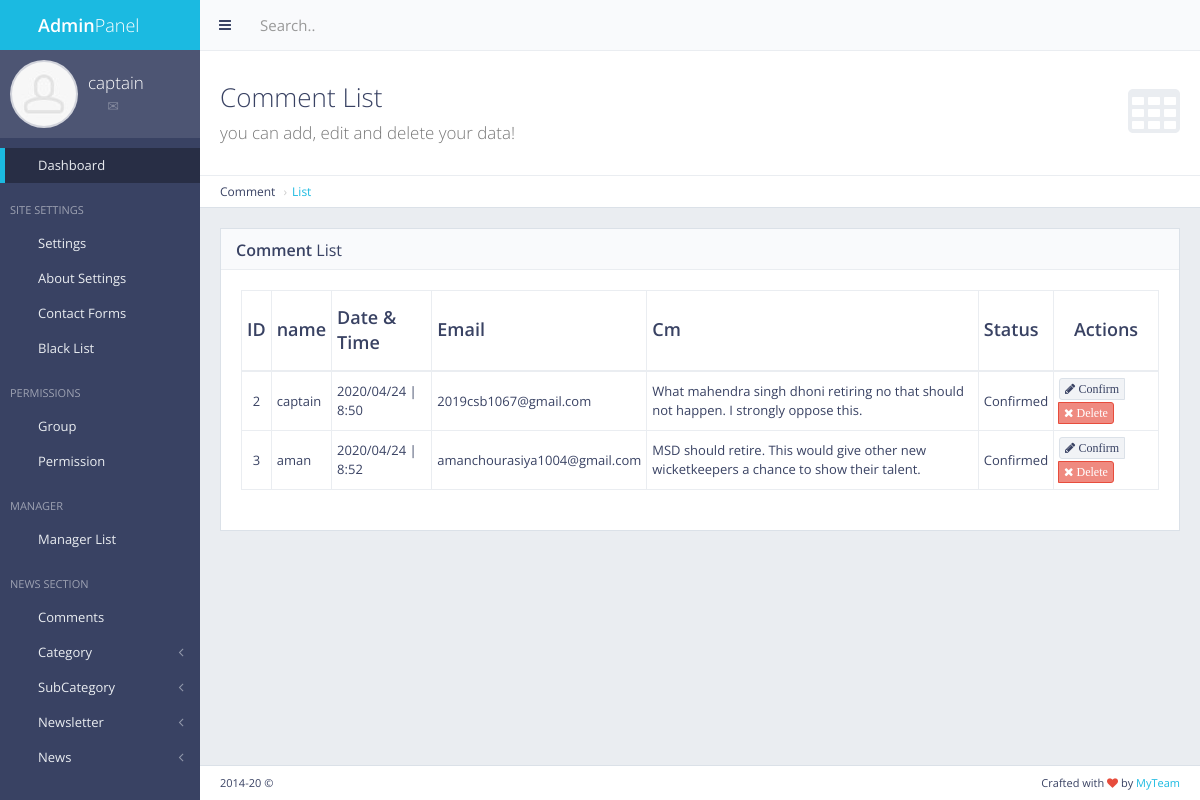
Screenshot of /comments/list/ (signed in) with the database file from the repository.
### comment/models.py (models this page shows, shortened)
class Comment(models.Model):
    name = models.CharField(max_length=20)
    email = models.CharField(max_length = 30)
    comment = models.TextField()
    status = models.IntegerField(default=0)
    news_id = models.IntegerField()
    date = models.CharField(max_length = 30)
    time = models.CharField(max_length = 20)

### comment/views.py (the view)
# urls.py: path('comments/list/', views.comments_list, name = 'comments_list'),
def comments_list(request):
    if not request.user.is_authenticated :
        return redirect('mylogin')
    comment = Comment.objects.all()
    perm = 0
    for i in request.user.groups.all():
        if i.name == "masteruser" : perm = 1
    if perm == 0 :
        user = User.objects.get(username = request.user)
        comment = Comment.objects.filter(name = user.username)
    return render(request, 'back/comments_list.html', {'comment':comment})

### main/templatetags/extera_auth.py (called while the page is built)
@register.filter(name='has_group')
def has_group(user, group_name):
    return user.groups.filter(name=group_name).exists()

### main/templates/back/comments_list.html (shortened to what this page needs)
{% extends 'back/master.html' %}
{% load static %}
{% block mainblock %}
   <div class="content-header">
    <div class="header-section">
        <h1>
            <i class="fa fa-table"></i>Comment List<br><small>you can add, edit and delete your data!</small>
        </h1>
    </div>
</div>
<ul class="breadcrumb breadcrumb-top">
    <li>Comment</li>
    <li><a href="/comment/list/">List</a></li>
</ul>
  <div class="block full">
    <div class="block-title">
        <h2><strong>Comment</strong> List</h2>
    </div>
    <div class="table-responsive">
        <table id="example-datatable" class="table table-vcenter table-condensed table-bordered">
            <thead>
                <tr>
                    <th class="text-center">ID</th>
                    <th>name</th>
                    <th>Date & Time</th>
                    <th>Email</th>
                    <th>Cm</th>
                    <th>Status</th>
                    <th class="text-center">Actions</th>
                </tr>
            </thead>
            <tbody>
                {% for cc in comment %}
                <tr>
                    <td class="text-center">{{cc.pk}}</td>
                     <td>{{cc.name}}</td>
                    <td>{{cc.date}} | {{cc.time}}</td>
                    <td>{{cc.email}}</td>
                    <td>{{cc.comment}}</td>
                    {% if cc.status == 0 %}
                    <td>Pending</td>
                    {% elif cc.status == 1 %}
                    <td>Confirmed</td>
                    {% endif %}
                    <td class="text-center">
                        <div class="btn-group">
                            <a href="{%url 'comments_confirm' cc.pk %}" data-toggle="tooltip" title="Confirme" class="btn btn-xs btn-default"><i class="fa fa-pencil"> Confirm</i></a>
                            <a href="{%url 'comments_del' cc.pk %}" data-toggle="tooltip" title="Delete" class="btn btn-xs btn-danger"><i class="fa fa-times"> Delete</i></a>
                        </div>
                    </td>
                </tr>
               {% endfor %}
            </tbody>
        </table>
    </div>
</div>
{% endblock %}

### main/templates/back/master.html (shortened to what this page needs)
{% load static %}
{% load extera_auth %}
{% if user.is_authenticated %}
<!DOCTYPE html>
 <html class="no-js" lang="en">
    <head>
        <link rel="stylesheet" href="{%static 'back/css/bootstrap.min.css' %}">
        <link rel="stylesheet" href="{%static 'back/css/plugins.css' %}">
        <link rel="stylesheet" href="{%static 'back/css/main.css' %}">
        <link rel="stylesheet" href="{%static 'back/css/themes.css' %}">
    </head>
    <body>
        <div id="page-wrapper">
            <div id="page-container" class="sidebar-partial sidebar-visible-lg sidebar-no-animations">
                <div id="sidebar">
                    <div id="sidebar-scroll">
                        <div class="sidebar-content">
                            <a href="/panel" class="sidebar-brand">
                                <i class="gi gi-flash"></i><span class="sidebar-nav-mini-hide"><strong>Admin</strong>Panel</span>
                            </a>
                            <div class="sidebar-section sidebar-user clearfix sidebar-nav-mini-hide">
                                <div class="sidebar-user-avatar">
                                    <a href="page_ready_user_profile.html">
                                        <img src="{%static 'back/img/placeholders/avatars/avatar2.jpg' %}" alt="avatar">
                                    </a>
                                </div>
                                <div class="sidebar-user-name">{{request.user}}</div>
                                <div class="sidebar-user-links">
                                    <a href="page_ready_user_profile.html" data-toggle="tooltip" data-placement="bottom" title="Profile"><i class="gi gi-user"></i></a>
                                    <a href="page_ready_inbox.html" data-toggle="tooltip" data-placement="bottom" title="Messages"><i class="gi gi-envelope"></i></a>
                                    <a href="/panel/change/pass/" class="enable-tooltip" data-placement="bottom" title="Settings" ><i class="gi gi-cogwheel"></i></a>
                                    <a href="/logout" data-toggle="tooltip" data-placement="bottom" title="Logout"><i class="gi gi-exit"></i></a>
                                </div>
                            </div>
                            <ul class="sidebar-nav">
                                {% if perms.main.master_user %}
                                <li>
                                    <a href="/panel" class=" active"><i class="gi gi-stopwatch sidebar-nav-icon"></i><span class="sidebar-nav-mini-hide">Dashboard</span></a>
                                </li>
                                <li class="sidebar-header">
                                    <span class="sidebar-header-options clearfix"><a href="javascript:void(0)" data-toggle="tooltip" title="Quick Settings"><i class="gi gi-settings"></i></a></span>
                                    <span class="sidebar-header-title">Site Settings</span>
                                </li>
                                <li>
                                    <a href="/panel/setting/" class=""><i class="gi gi-show_big_thumbnails sidebar-nav-icon"></i><span class="sidebar-nav-mini-hide">Settings</span></a>
                                </li>
                                <li>
                                        <a href="/panel/about/setting/" class=""><i class="gi gi-show_big_thumbnails sidebar-nav-icon"></i><span class="sidebar-nav-mini-hide">About Settings</span></a>
                                    </li>
                                    <li>
                                        <a href="/panel/contactform/" class=""><i class="gi gi-show_big_thumbnails sidebar-nav-icon"></i><span class="sidebar-nav-mini-hide">Contact Forms</span></a>
                                    </li>
                                        <li>
                                                <a href="/blacklist/" class=""><i class="gi gi-show_big_thumbnails sidebar-nav-icon"></i><span class="sidebar-nav-mini-hide">Black List</span></a>
                                            </li>
                                {% endif %}
                                    {% if request.user|has_group:"masteruser" %}
                                    <li class="sidebar-header">
                                        <span class="sidebar-header-options clearfix"><a href="javascript:void(0)" data-toggle="tooltip" title="Quick Settings"><i class="gi gi-settings"></i></a></span>
                                        <span class="sidebar-header-title">Permissions</span>
                                    </li>
                                    <li>
                                        <a href="/panel/manager/group/" class=""><i class="gi gi-show_big_thumbnails sidebar-nav-icon"></i><span class="sidebar-nav-mini-hide">Group</span></a>
                                    </li>
                                    <li>
                                            <a href="/panel/manager/perms/" class=""><i class="gi gi-show_big_thumbnails sidebar-nav-icon"></i><span class="sidebar-nav-mini-hide">Permission</span></a>
                                        </li>
                                    <li class="sidebar-header">
                                        <span class="sidebar-header-options clearfix"><a href="javascript:void(0)" data-toggle="tooltip" title="Quick Settings"><i class="gi gi-settings"></i></a></span>
                                        <span class="sidebar-header-title">Manager</span>
                                    </li>
                                    <li>
                                        <a href="/panel/manager/list/" class=""><i class="gi gi-show_big_thumbnails sidebar-nav-icon"></i><span class="sidebar-nav-mini-hide">Manager List</span></a>
                                    </li>
                                {% endif %}
                                <li class="sidebar-header">
                                    <span class="sidebar-header-options clearfix"><a href="javascript:void(0)" data-toggle="tooltip" title="Quick Settings"><i class="gi gi-settings"></i></a></span>
                                    <span class="sidebar-header-title">News Section</span>
                                </li>
                                <li>
                                    <a href="/comments/list/" class=""><i class="gi gi-show_big_thumbnails sidebar-nav-icon"></i><span class="sidebar-nav-mini-hide">Comments</span></a>
                                </li>
                                <li>
                                        <a href="#" class="sidebar-nav-menu"><i class="fa fa-angle-left sidebar-nav-indicator sidebar-nav-mini-hide"></i><i class="gi gi-show_big_thumbnails sidebar-nav-icon"></i><span class="sidebar-nav-mini-hide">Category</span></a>
                                    </li>
                                    <li>
                                        <a href="#" class="sidebar-nav-menu"><i class="fa fa-angle-left sidebar-nav-indicator sidebar-nav-mini-hide"></i><i class="gi gi-show_big_thumbnails sidebar-nav-icon"></i><span class="sidebar-nav-mini-hide">SubCategory</span></a>
                                    </li>
                                    <li>
                                            <a href="#" class="sidebar-nav-menu"><i class="fa fa-angle-left sidebar-nav-indicator sidebar-nav-mini-hide"></i><i class="gi gi-show_big_thumbnails sidebar-nav-icon"></i><span class="sidebar-nav-mini-hide">Newsletter</span></a>
                                        </li>
                                <li>
                                    <a href="#" class="sidebar-nav-menu"><i class="fa fa-angle-left sidebar-nav-indicator sidebar-nav-mini-hide"></i><i class="gi gi-show_big_thumbnails sidebar-nav-icon"></i><span class="sidebar-nav-mini-hide">News</span></a>
                                </li>
                            </ul>
                        </div>
                    </div>
                </div>
                <div id="main-container">
                    <header class="navbar navbar-default">
                        <ul class="nav navbar-nav-custom">
                            <li>
                                <a href="javascript:void(0)" onclick="App.sidebar('toggle-sidebar');this.blur();">
                                    <i class="fa fa-bars fa-fw"></i>
                                </a>
                            </li>
                        </ul>
                        <form action="page_ready_search_results.html" method="post" class="navbar-form-custom">
                            <div class="form-group">
                                <input type="text" id="top-search" name="top-search" class="form-control" placeholder="Search..">
                            </div>
                        </form>
                    </header>
                    <div id="page-content">
                    {% block mainblock %}
                    {% endblock %}
                    </div>
                    <footer class="clearfix">
                        <div class="pull-right">
                            Crafted with <i class="fa fa-heart text-danger"></i> by <a href="#" target="_blank">MyTeam</a>
                        </div>
                        <div class="pull-left">
                            <span id="year-copy"></span> &copy;
                        </div>
                    </footer>
                </div>
            </div>
        </div>
    </body>
</html>
{% else %}
Please Login
{% endif %}

### rows the page displays
Comment: pk "2", name "captain", date "2020/04/24", time "8:50", email "2019csb1067@gmail.com", comment "What mahendra singh dhoni retiring no that should not happen. I strongly oppose this.", status "Confirmed"
Comment: pk "3", name "aman", date "2020/04/24", time "8:52", email "amanchourasiya1004@gmail.com", comment "MSD should retire. This would give other new wicketkeepers a chance to show their talent.", status "Confirmed"

### other values shown
{{ request.user }} "captain"
